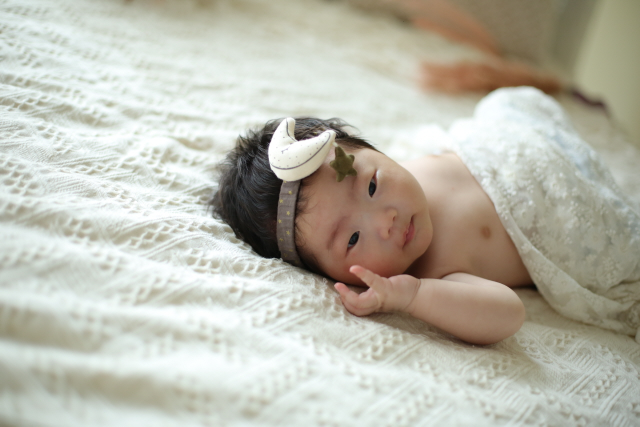
#> input picture images/2.jpg, 1280 x 853 px (shown at 1/2 size)
$ python 11-5.perspective_effect02.py
#> lines starting #> are read from the running program, lines starting #| are printed output that depends on the picture
import cv2
import numpy as np


def transform():
    img = cv2.imread('images/2.jpg')
#> img is the input picture: shape (853, 1280, 3); mean B, G, R 172.4, 185, 186.6
    h, w = img.shape[:2]
#> h = 853; w = 1280

    pts1 = np.float32([[0, 0], [300, 0], [0, 300], [300, 300]])
    pts2 = np.float32([[56, 65], [368, 52], [28, 387], [389, 390]])

    M = cv2.getPerspectiveTransform(pts1, pts2)

    img2 = cv2.warpPerspective(img, M, (w, h))
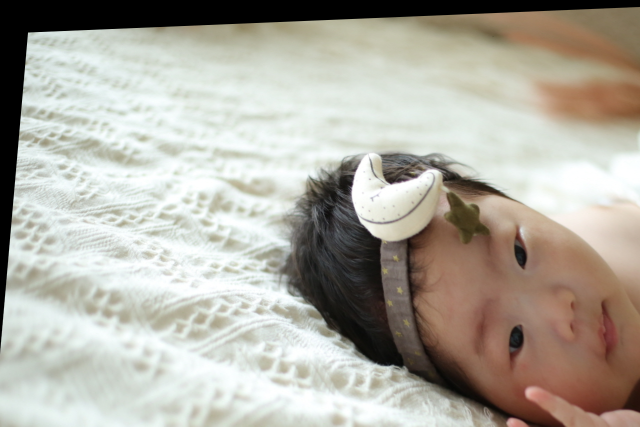
#> img2: shape (853, 1280, 3) (shown at 1/2 size); mean B, G, R 161.2, 171.4, 175.6

    cv2.imshow('original', img)
    cv2.imshow('Prespective_transform', img2)

    cv2.waitKey(0)
    cv2.destroyAllWindows()


transform()

$ run again, with images/1.jpg copied over images/2.jpg
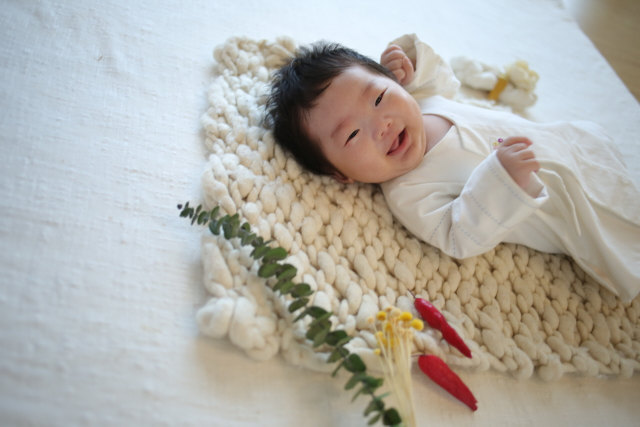
#> input picture images/1.jpg, 1280 x 853 px (shown at 1/2 size)
#> in transform, img is the input picture: shape (853, 1280, 3); mean B, G, R 168.3, 174.7, 177.1
#> in transform, `img2 = cv2.warpPerspective(img, M, (w, h))`:
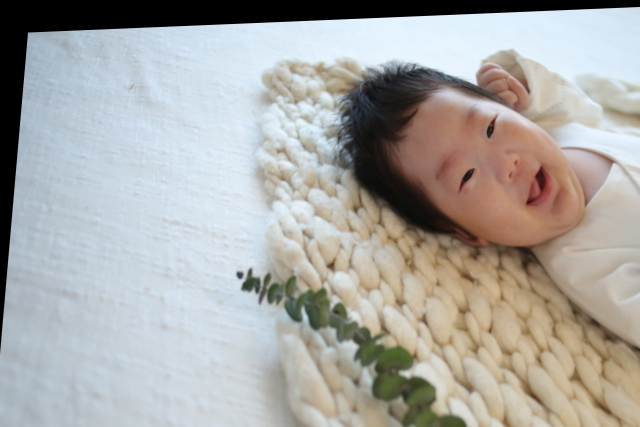
#> img2: shape (853, 1280, 3) (shown at 1/2 size); mean B, G, R 165.4, 168.6, 169.6

$ run again, with images/3.jpg copied over images/2.jpg
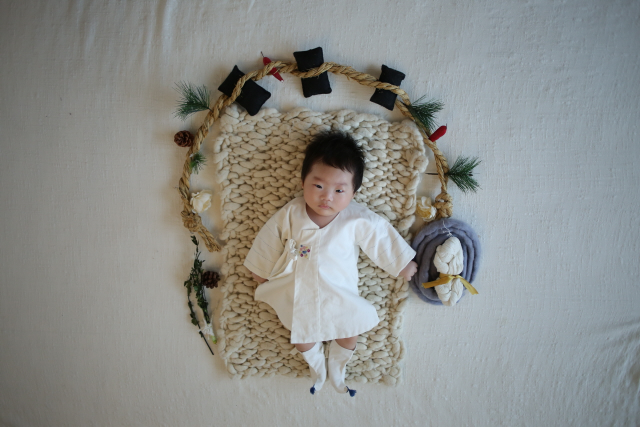
#> input picture images/3.jpg, 1280 x 853 px (shown at 1/2 size)
#> in transform, img is the input picture: shape (853, 1280, 3); mean B, G, R 139.5, 142.6, 140.7
#> in transform, `img2 = cv2.warpPerspective(img, M, (w, h))`:
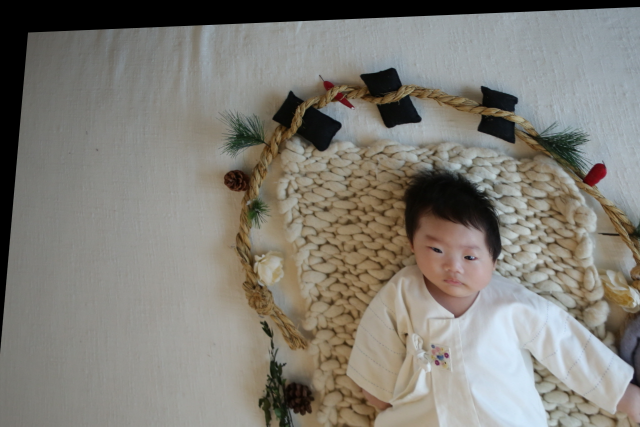
#> img2: shape (853, 1280, 3) (shown at 1/2 size); mean B, G, R 118.6, 126, 128.9

$ run again, with images/4.jpg copied over images/2.jpg
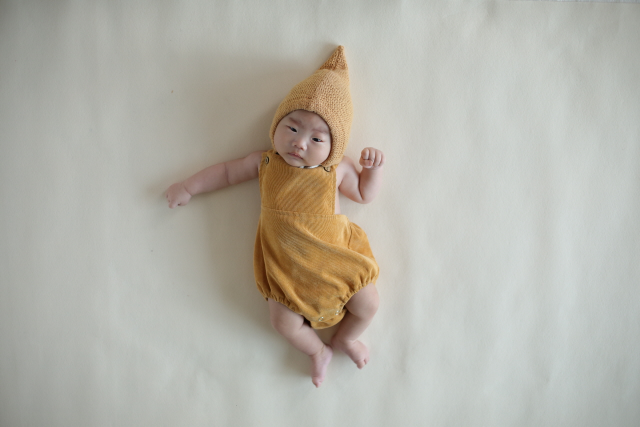
#> input picture images/4.jpg, 1280 x 853 px (shown at 1/2 size)
#> in transform, img is the input picture: shape (853, 1280, 3); mean B, G, R 169.6, 179, 181.2
#> in transform, `img2 = cv2.warpPerspective(img, M, (w, h))`:
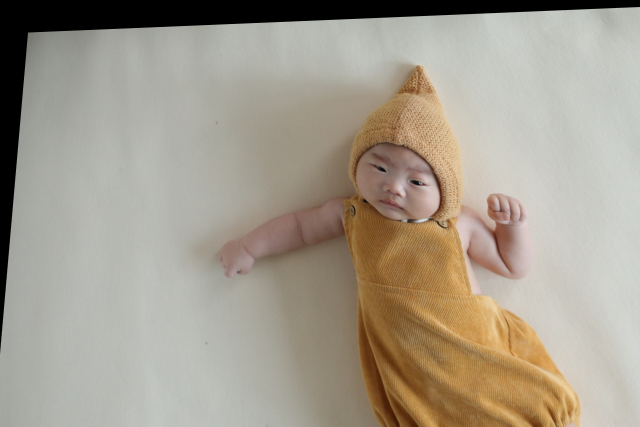
#> img2: shape (853, 1280, 3) (shown at 1/2 size); mean B, G, R 142, 156.3, 164.4
